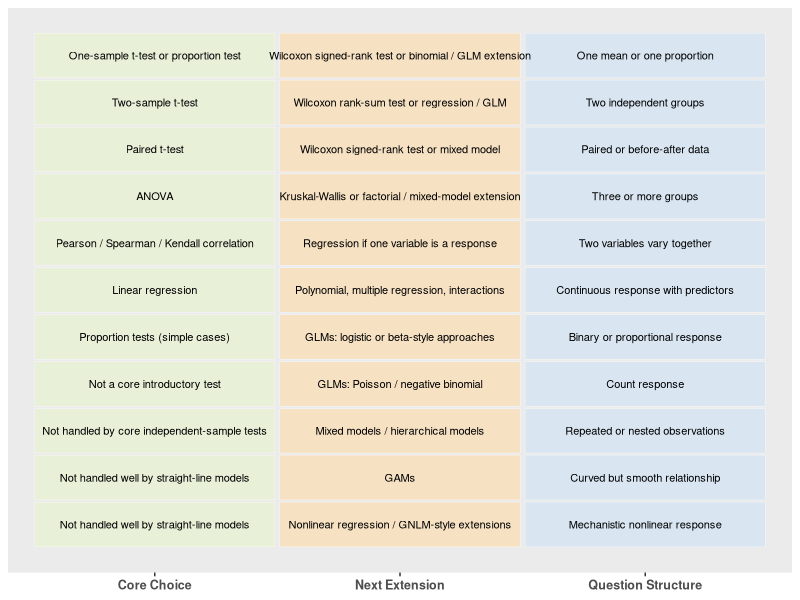

R code for this plot:
## ---- chunk 1
knitr::opts_chunk$set(
  comment = "R>",
  warning = FALSE,
  message = FALSE,
  fig.asp = NULL,
  fig.align = "center",
  fig.retina = 2,
  dpi = 300
)

ggplot2::theme_set(
  ggplot2::theme_grey(base_size = 8)
)
## ---- chunk 2
library(tidyverse)
## ---- chunk 3
#| echo: false
#| fig-cap: "Links from common biological question types to the main method and the next extension when the problem becomes more complex."
#| fig-width: 9
#| fig-height: 5.5
#| code-fold: true

decision_grid <- tribble(
  ~question, ~core_method, ~next_extension,
  "One mean or one proportion", "One-sample t-test or proportion test", "Wilcoxon signed-rank test or binomial / GLM extension",
  "Two independent groups", "Two-sample t-test", "Wilcoxon rank-sum test or regression / GLM",
  "Paired or before-after data", "Paired t-test", "Wilcoxon signed-rank test or mixed model",
  "Three or more groups", "ANOVA", "Kruskal-Wallis or factorial / mixed-model extension",
  "Two variables vary together", "Pearson / Spearman / Kendall correlation", "Regression if one variable is a response",
  "Continuous response with predictors", "Linear regression", "Polynomial, multiple regression, interactions",
  "Binary or proportional response", "Proportion tests (simple cases)", "GLMs: logistic or beta-style approaches",
  "Count response", "Not a core introductory test", "GLMs: Poisson / negative binomial",
  "Repeated or nested observations", "Not handled by core independent-sample tests", "Mixed models / hierarchical models",
  "Curved but smooth relationship", "Not handled well by straight-line models", "GAMs",
  "Mechanistic nonlinear response", "Not handled well by straight-line models", "Nonlinear regression / GNLM-style extensions"
) |>
  mutate(row = rev(row_number()))

tile_cols <- c(
  question = "#D9E6F2",
  core_method = "#E8F0D8",
  next_extension = "#F6E1C3"
)

bind_rows(
  decision_grid |> transmute(column = "Question Structure", row, text = question, fill = tile_cols["question"]),
  decision_grid |> transmute(column = "Core Choice", row, text = core_method, fill = tile_cols["core_method"]),
  decision_grid |> transmute(column = "Next Extension", row, text = next_extension, fill = tile_cols["next_extension"])
) |>
  ggplot(aes(x = column, y = row)) +
  geom_tile(aes(fill = fill), colour = "white", width = 0.98, height = 0.95) +
  geom_text(aes(label = text), size = 2.8, lineheight = 0.95) +
  scale_fill_identity() +
  scale_y_continuous(NULL, breaks = NULL) +
  labs(x = NULL) +
  theme_grey() +
  theme(
    axis.text.x = element_text(size = 9, face = "bold"),
    panel.grid = element_blank()
  )
